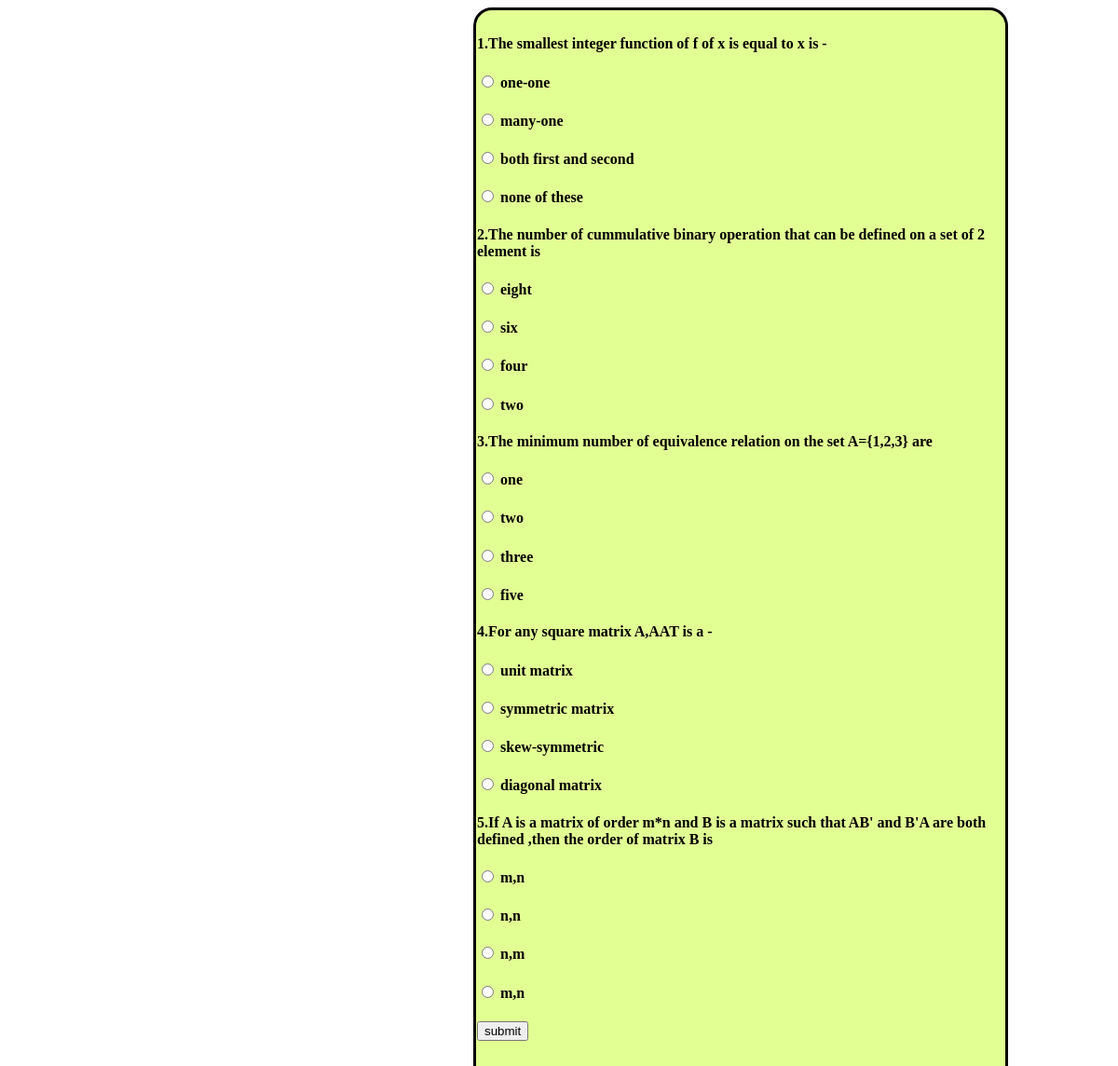
The app's page /math.php with its own data.
### tables this page shows
CREATE TABLE `mathques` (
  `qid` int(50) NOT NULL,
  `question` varchar(250) NOT NULL,
  `aid` int(50) NOT NULL
);

CREATE TABLE `mathans` (
  `aid` int(50) NOT NULL,
  `answers` varchar(250) NOT NULL,
  `ans_id` int(50) NOT NULL
);

### math.php (the view)
<html>
<head>
<link rel="stylesheet" href="style.css">
</head>
<body>
    <div class ="outer1">
    <form action="checkmath.php" method="POST">
        <?php
        $con = mysqli_connect('localhost', 'root');
        mysqli_select_db($con, 'math');
        $q = "select * from mathques where qid=1 ";
        $query = mysqli_query($con, $q);
        while ($rows = mysqli_fetch_array($query)) {
        ?>
            <h4>
                <?php
                echo "1.".$rows['question'];
                ?>
            </h4>
            <?php
            $q = "select * from mathans where ans_id=1 ";
            $query = mysqli_query($con, $q);
            while ($rows = mysqli_fetch_array($query)) {
            ?>
                <h4>
                    <input type="radio" name="<?php echo $rows['ans_id']; ?>">
                    <?php echo $rows['answers']; ?>
                </h4>
        <?php
            }
        }
        ?>
        <?php
        $q = "select * from mathques where qid=2 ";
        $query = mysqli_query($con, $q);
        while ($rows = mysqli_fetch_array($query)) {
        ?>
            <h4>
                <?php
                echo "2.".$rows['question'];
                ?>
            </h4>
            <?php
            $q = "select * from mathans where ans_id=2 ";
            $query = mysqli_query($con, $q);
            while ($rows = mysqli_fetch_array($query)) {
            ?>
                <h4>
                    <input type="radio" name="<?php echo $rows['ans_id']; ?>">
                    <?php echo $rows['answers']; ?>
                </h4>
        <?php
            }
        }
        ?>
         <?php
        $q = "select * from mathques where qid=3 ";
        $query = mysqli_query($con, $q);
        while ($rows = mysqli_fetch_array($query)) {
        ?>
            <h4>
                <?php
                echo "3.".$rows['question'];
                ?>
            </h4>
            <?php
            $q = "select * from mathans where ans_id=3 ";
            $query = mysqli_query($con, $q);
            while ($rows = mysqli_fetch_array($query)) {
            ?>
                <h4>
                    <input type="radio" name="<?php echo $rows['ans_id']; ?>">
                    <?php echo $rows['answers']; ?>
                </h4>
        <?php
            }
        }
        ?>
         <?php
        $q = "select * from mathques where qid=4 ";
        $query = mysqli_query($con, $q);
        while ($rows = mysqli_fetch_array($query)) {
        ?>
            <h4>
                <?php
                echo "4.".$rows['question'];
                ?>
            </h4>
            <?php
            $q = "select * from mathans where ans_id=4 ";
            $query = mysqli_query($con, $q);
            while ($rows = mysqli_fetch_array($query)) {
            ?>
                <h4>
                    <input type="radio" name="<?php echo $rows['ans_id']; ?>">
                    <?php echo $rows['answers']; ?>
                </h4>
        <?php
            }
        }
        ?>
         <?php
        $q = "select * from mathques where qid=5 ";
        $query = mysqli_query($con, $q);
        while ($rows = mysqli_fetch_array($query)) {
        ?>
            <h4>
                <?php
                echo "5.".$rows['question'];
                ?>
            </h4>
            <?php
            $q = "select * from mathans where ans_id=5 ";
            $query = mysqli_query($con, $q);
            while ($rows = mysqli_fetch_array($query)) {
            ?>
                <h4>
                    <input type="radio" name="<?php echo $rows['ans_id']; ?>">
                    <?php echo $rows['answers']; ?>
                </h4>
        <?php
            }
        }
        ?>
        <input type="submit" name="submit" value="submit">
        </form>
    </div>
</body>
</html>

### style.css (style rules this page uses)
.outer1 { background-color: rgba(221, 255, 127, 0.832); height: 34cm; width: 15cm; margin-left: 500px; padding-left: 1px; padding-top: 6px; text-align: left; border-radius: 20px; border-style: solid; }

### records on screen
mathques: question "The smallest integer function of f of x is equal to x is -"
mathans: answers "one-one"
mathans: answers "many-one"
mathans: answers "both first and second"
mathans: answers "none of these"
mathques: question "The number of cummulative binary operation that can be defined on a set of 2 element is"
mathans: answers "eight"
mathans: answers "six"
mathans: answers "four"
mathans: answers "two"
mathques: question "The minimum number of equivalence relation on the set A={1,2,3} are"
mathans: answers "one"
mathans: answers "two"
mathans: answers "three"
mathans: answers "five"
mathques: question "For any square matrix A,AAT is a -"
mathans: answers "unit matrix"
mathans: answers "symmetric matrix"
mathans: answers "skew-symmetric"
mathans: answers "diagonal matrix"
mathques: question "If A is a matrix of order m*n and B is a matrix such that AB' and B'A are both defined ,then the order of matrix B is"
mathans: answers "m,n"
mathans: answers "n,n"
mathans: answers "n,m"
mathans: answers "m,n"
